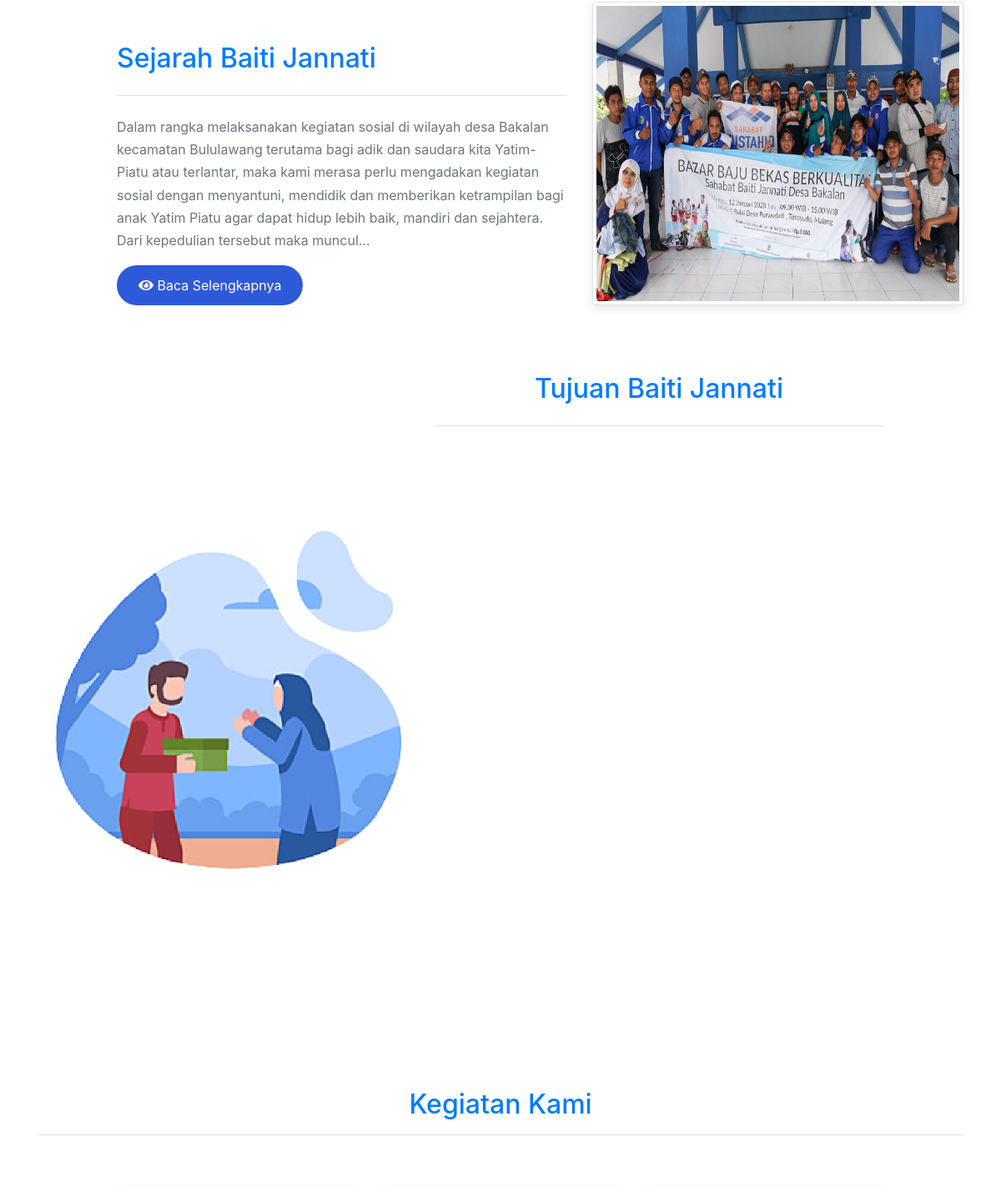
Before: / (middle part) with the older database file.
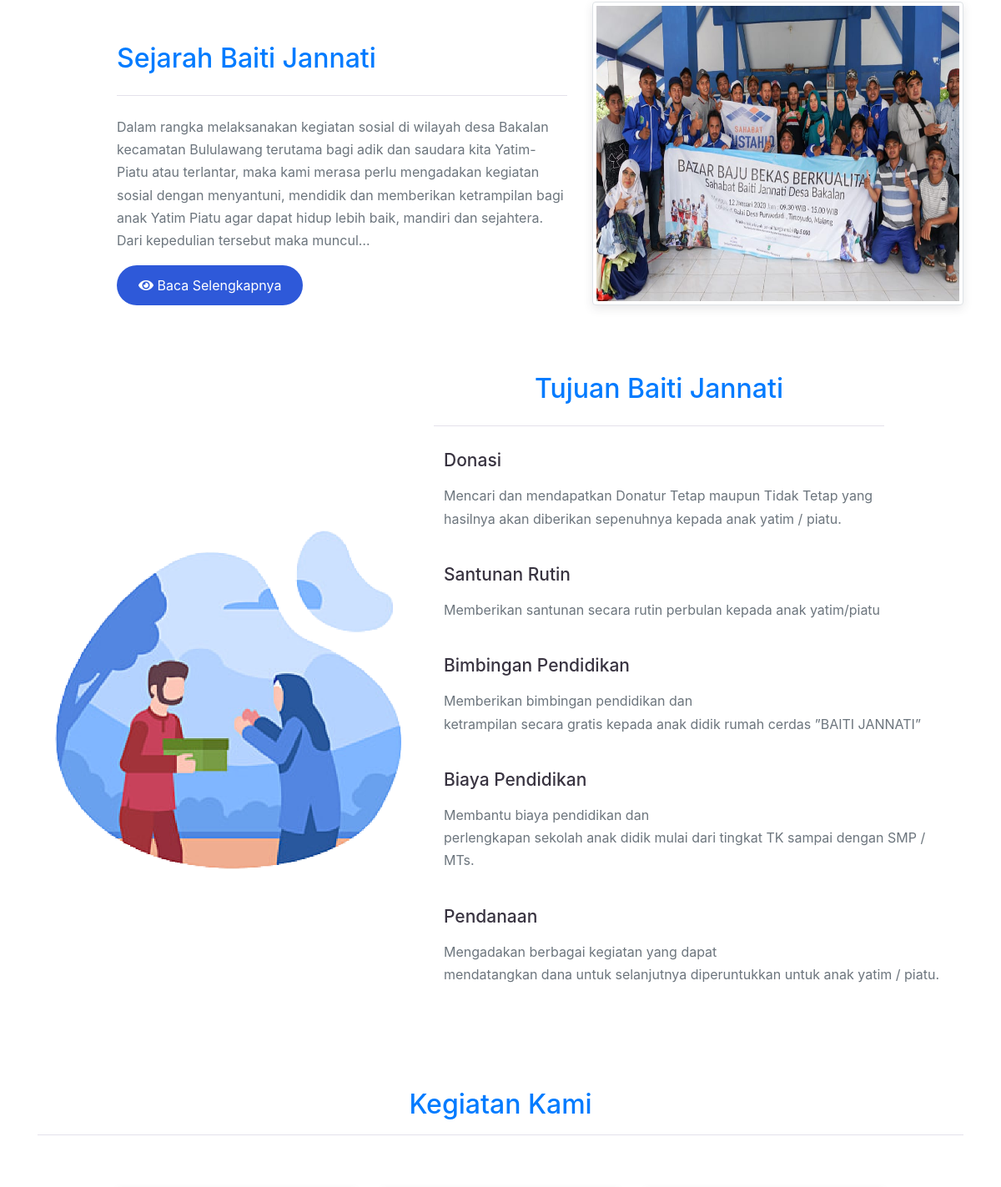
After: the same page with the newer database file.
### tables this page shows
CREATE TABLE `pengaturan` (
  `id_pengaturan` int(11) NOT NULL,
  `id_user` int(11) NOT NULL,
  `sejarah` text NOT NULL,
  `kondisi` text NOT NULL,
  `foto` varchar(128) NOT NULL,
  `mitra_berbagi` text NOT NULL,
  `motivasi` text NOT NULL,
  `created_at` datetime NOT NULL DEFAULT current_timestamp(),
  `updated_at` datetime DEFAULT NULL ON UPDATE current_timestamp()
);

CREATE TABLE `tujuan` (
  `id_tujuan` int(11) NOT NULL,
  `id_user` int(11) NOT NULL,
  `judul` varchar(128) NOT NULL,
  `deskripsi` varchar(256) NOT NULL,
  `created_at` datetime NOT NULL DEFAULT current_timestamp(),
  `updated_at` datetime DEFAULT NULL ON UPDATE current_timestamp()
);

### application/controllers/beranda.php (called while the page is built, shortened)
<?php
class Beranda extends CI_Controller
{
    public function __construct()
    {
        $this->load->model('admin/Pengaturan_model');
        $this->load->model('admin/Tujuan_model');
        $this->load->library('form_validation');
        $this->load->helper('text');
    }
    public function index()
    {
        $data['pengaturan'] = $this->Pengaturan_model->showPengaturan();
        $data['tujuan'] = $this->Tujuan_model->showtujuan();
        $data['title'] = 'Baiti Jannati | Beranda';
        $this->load->view('template/header', $data);
        $this->load->view('index', $data);
        $this->load->view('template/footer', $data);
    }
}

### index.php (called while the page is built, shortened)
<?php
require_once BASEPATH.'core/CodeIgniter.php';

### application/models/admin/Pengaturan_model.php (called while the page is built, shortened)
<?php
class Pengaturan_model extends CI_Model
{
    public function showPengaturan()
    {
        $this->db->select('pengaturan.*, user.name');
        $this->db->join('user', 'pengaturan.id_user = user.id_user');
        return $this->db->get('pengaturan')->result();
    }
}

### application/models/admin/Tujuan_model.php (called while the page is built, shortened)
<?php
class Tujuan_model extends CI_Model
{
    public function showtujuan()
    {
        return $this->db->get('tujuan')->result();
    }
}

### application/views/index.php (the view, shortened to what this page needs)
<body>
    <div class="page-section">
        <div class="container">
            <div class="row">
                <div class="col-lg-6 offset-lg-1 py-3 mt-lg-5 wow fadeInUp">
                    <h3 class="mb-4 text-primary">Sejarah Baiti Jannati</h3>
                    <hr>
                    <div class="text-muted">
                        <p class="mb-4" align="justify"> <?php
                        foreach ($pengaturan as $ad) : ?>
                            <?php echo word_limiter($ad->sejarah,50 ); ?>
                        </p>
                        <a href="<?= base_url('profile') ?>" class="btn btn-primary rounded-pill">
                            <i class="fas fa-eye"></i> Baca
                            Selengkapnya
                        </a>
                    </div>
                </div>
                <div class="col-lg-5 py-3">
                    <div class="img-place img-thumbnail  shadow wow zoomIn">
                        <img src="<?= base_url('assets/images/pengaturan/') . $ad->foto ?>  ">
                    </div>
                </div>
            </div>
            <div class="row">
                <div class="col-lg-5 py-3">
                    <div class="img-place wow zoomIn">
                        <img src="<?= base_url(); ?>assets/user/img/gambar5.png" alt="" width="50px">
                    </div>
                </div>
                <?php endforeach ?>
                <div class="col-lg-6 py-3 mt-lg-5">
                    <center>
                        <h3 class="mb-4 text-primary">Tujuan Baiti Jannati</h3>
                        <hr>
                    </center>
                    <?php  $no = 1;
                        foreach ($tujuan as $ad) :  ?>
                    <div class="iconic-list">
                        <div class="iconic-item wow fadeInUp">
                            <div class="iconic-content">
                                <h5><?= $ad->judul ?></h5>
                                <div class="text-muted">
                                    <p class="fs-small"><?= $ad->deskripsi ?></p>
                                </div>
                            </div>
                        </div>
                    </div>
                    <?php endforeach ?>
                </div>
                <div class="container">
                    <h3 class="text-center wow fadeIn text-primary">Kegiatan Kami</h3>
                    <hr>
                    <div class="row justify-content-center mt-5">
                        <div class="col-lg-10">
                            <div class="row justify-content-center">
                                <div class="col-md-6 col-lg-4 py-3 wow fadeInLeft">
                                </div>
                                <div class="col-md-6 col-lg-4 py-3 wow fadeInUp">
                                </div>
                                <div class="col-md-6 col-lg-4 py-3 wow fadeInRight">
                                </div>
                            </div>
                        </div>
                    </div>
                </div>
            </div>
        </div>
    </div>
</body>

### application/views/template/header.php (shortened to what this page needs)
<!DOCTYPE html>
<html lang="en">
<head>
    <link rel="stylesheet" href="<?= base_url(); ?>assets/user/css/maicons.css">
    <link rel="stylesheet" href="<?= base_url(); ?>assets/user/vendor/animate/animate.css">
    <link rel="stylesheet" href="<?= base_url(); ?>assets/user/vendor/owl-carousel/css/owl.carousel.min.css">
    <link rel="stylesheet" href="<?= base_url(); ?>assets/user/css/bootstrap.css">
    <link rel="stylesheet" href="<?= base_url(); ?>assets/user/css/mobster.css">
    <link href="<?= base_url(); ?>assets/vendor/fontawesome-free/css/all.min.css" rel="stylesheet" type="text/css">
</head>

### application/views/template/footer.php (shortened to what this page needs)
</html>

### assets/user/css/mobster.css (style rules this page uses)
:root { --primary: #4e73df; --secondary: #A52EFF; --success: #0ABF9E; --warning: #E89E09; --info: #4699F8; --danger: #F13057; --indigo: #602FDA; --dark: #383340; --light: #F0EEF5; --gray: #6b6872; --white: #fff; --font-family: 'Quicksand', Arial, Helvetica, sans-serif; --line-height: 1.7; --font-family-sans-serif: "Nunito", -apple-system, BlinkMacSystemFont, "Segoe UI", Roboto, "Helvetica Neue", Arial, sans-serif, "Apple Color Emoji", "Segoe UI Emoji", "Segoe UI Symbol", "Noto Color Emoji"; --font-family-monospace: SFMono-Regular, Menlo, Monaco, Consolas, "Liberation Mono", "Courier New", monospace; }
body { font-family: "Nunito", -apple-system, BlinkMacSystemFont, "Segoe UI", Roboto, "Helvetica Neue", Arial, sans-serif, "Apple Color Emoji", "Segoe UI Emoji", "Segoe UI Symbol", "Noto Color Emoji"; font-size: 16px; line-height: 1.7; color: #383340; }
a { color: #526bf5; }
h1, h2, h3, h4, h5, h6, .h1, .h2, .h3, .h4, .h5, .h6 { line-height: 1.25; }
h3, .h3 { font-size: 2rem; }
h5, .h5 { font-size: 1.3125rem; }
hr { border-color: #E4E1EB; }
.fs-small { font-size: 14px !important; }
.shadow { box-shadow: 0 0.25rem 0.75rem rgba(56, 51, 64, 0.115) !important; }
.img-place { position: relative; display: flex; justify-content: center; align-items: center; margin: 0 auto; width: 100%; height: 100%; text-align: center; overflow: hidden; }
.img-place > img { width: 100%; height: 100%; }
.iconic-list { position: relative; list-style: none; padding-left: 0; }
.iconic-item { display: flex; flex-direction: row; flex-wrap: no-wrap; padding: 12px 0; }
.iconic-item .iconic-content { margin-left: 12px; flex-basis: calc(100% - 100px); }
.btn { padding: 10px 24px; border-width: 2px; }
.btn-primary { color: #ffffff; background-color: #2e59d9; border-color: transparent !important; }
.page-section { position: relative; padding-top: 100px; padding-bottom: 100px; }
.page-section:not(.fg-white) h1, .page-section:not(.fg-white) h2, .page-section:not(.fg-white) h3 { color: #6b6872; }

Changed rows visible on the page:
added tujuan: judul "Donasi", deskripsi "Mencari dan mendapatkan Donatur Tetap maupun Tidak Tetap yang hasilnya akan diberikan sepenuhnya kepada anak yatim / piatu."
added tujuan: judul "Santunan Rutin", deskripsi "Memberikan santunan secara rutin perbulan kepada anak yatim/piatu"
added tujuan: judul "Bimbingan Pendidikan", deskripsi "Memberikan bimbingan pendidikan dan ketrampilan secara gratis kepada anak didik rumah cerdas ”BAITI JANNATI”"
added tujuan: judul "Biaya Pendidikan", deskripsi "Membantu biaya pendidikan dan perlengkapan sekolah anak didik mulai dari tingkat TK sampai dengan SMP / MTs."
added tujuan: judul "Pendanaan", deskripsi "Mengadakan berbagai kegiatan yang dapat mendatangkan dana untuk selanjutnya diperuntukkan untuk anak yatim / piatu."
